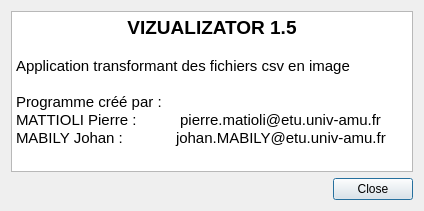
<?xml version="1.0" encoding="UTF-8"?>
<ui version="4.0">
 <class>DialogHelp</class>
 <widget class="QDialog" name="DialogHelp">
  <property name="geometry">
   <rect>
    <x>0</x>
    <y>0</y>
    <width>424</width>
    <height>211</height>
   </rect>
  </property>
  <property name="windowTitle">
   <string>A propos de Vizualizator</string>
  </property>
  <layout class="QVBoxLayout" name="verticalLayout">
   <item>
    <widget class="QTextBrowser" name="textBrowser">
     <property name="html">
      <string>&lt;!DOCTYPE HTML PUBLIC &quot;-//W3C//DTD HTML 4.0//EN&quot; &quot;http://www.w3.org/TR/REC-html40/strict.dtd&quot;&gt;
&lt;html&gt;&lt;head&gt;&lt;meta name=&quot;qrichtext&quot; content=&quot;1&quot; /&gt;&lt;style type=&quot;text/css&quot;&gt;
p, li { white-space: pre-wrap; }
&lt;/style&gt;&lt;/head&gt;&lt;body style=&quot; font-family:'Ubuntu'; font-size:11pt; font-weight:400; font-style:normal;&quot;&gt;
&lt;p align=&quot;center&quot; style=&quot; margin-top:0px; margin-bottom:0px; margin-left:0px; margin-right:0px; -qt-block-indent:0; text-indent:0px;&quot;&gt;&lt;span style=&quot; font-size:14pt; font-weight:600;&quot;&gt;VIZUALIZATOR 1.5&lt;/span&gt;&lt;/p&gt;
&lt;p style=&quot;-qt-paragraph-type:empty; margin-top:0px; margin-bottom:0px; margin-left:0px; margin-right:0px; -qt-block-indent:0; text-indent:0px;&quot;&gt;&lt;br /&gt;&lt;/p&gt;
&lt;p style=&quot; margin-top:0px; margin-bottom:0px; margin-left:0px; margin-right:0px; -qt-block-indent:0; text-indent:0px;&quot;&gt;Application transformant des fichiers csv en image&lt;/p&gt;
&lt;p style=&quot;-qt-paragraph-type:empty; margin-top:0px; margin-bottom:0px; margin-left:0px; margin-right:0px; -qt-block-indent:0; text-indent:0px;&quot;&gt;&lt;br /&gt;&lt;/p&gt;
&lt;p style=&quot; margin-top:0px; margin-bottom:0px; margin-left:0px; margin-right:0px; -qt-block-indent:0; text-indent:0px;&quot;&gt;Programme créé par :&lt;/p&gt;
&lt;p style=&quot; margin-top:0px; margin-bottom:0px; margin-left:0px; margin-right:0px; -qt-block-indent:0; text-indent:0px;&quot;&gt;MATTIOLI Pierre :	 pierre.matioli@etu.univ-amu.fr&lt;/p&gt;
&lt;p style=&quot; margin-top:0px; margin-bottom:0px; margin-left:0px; margin-right:0px; -qt-block-indent:0; text-indent:0px;&quot;&gt;MABILY Johan :	johan.MABILY@etu.univ-amu.fr&lt;/p&gt;
&lt;p style=&quot;-qt-paragraph-type:empty; margin-top:0px; margin-bottom:0px; margin-left:0px; margin-right:0px; -qt-block-indent:0; text-indent:0px;&quot;&gt;&lt;br /&gt;&lt;/p&gt;&lt;/body&gt;&lt;/html&gt;</string>
     </property>
    </widget>
   </item>
   <item>
    <widget class="QDialogButtonBox" name="buttonBox">
     <property name="orientation">
      <enum>Qt::Horizontal</enum>
     </property>
     <property name="standardButtons">
      <set>QDialogButtonBox::Close</set>
     </property>
    </widget>
   </item>
  </layout>
 </widget>
 <resources/>
 <connections>
  <connection>
   <sender>buttonBox</sender>
   <signal>accepted()</signal>
   <receiver>DialogHelp</receiver>
   <slot>accept()</slot>
   <hints>
    <hint type="sourcelabel">
     <x>248</x>
     <y>254</y>
    </hint>
    <hint type="destinationlabel">
     <x>157</x>
     <y>274</y>
    </hint>
   </hints>
  </connection>
  <connection>
   <sender>buttonBox</sender>
   <signal>rejected()</signal>
   <receiver>DialogHelp</receiver>
   <slot>reject()</slot>
   <hints>
    <hint type="sourcelabel">
     <x>316</x>
     <y>260</y>
    </hint>
    <hint type="destinationlabel">
     <x>286</x>
     <y>274</y>
    </hint>
   </hints>
  </connection>
 </connections>
</ui>
